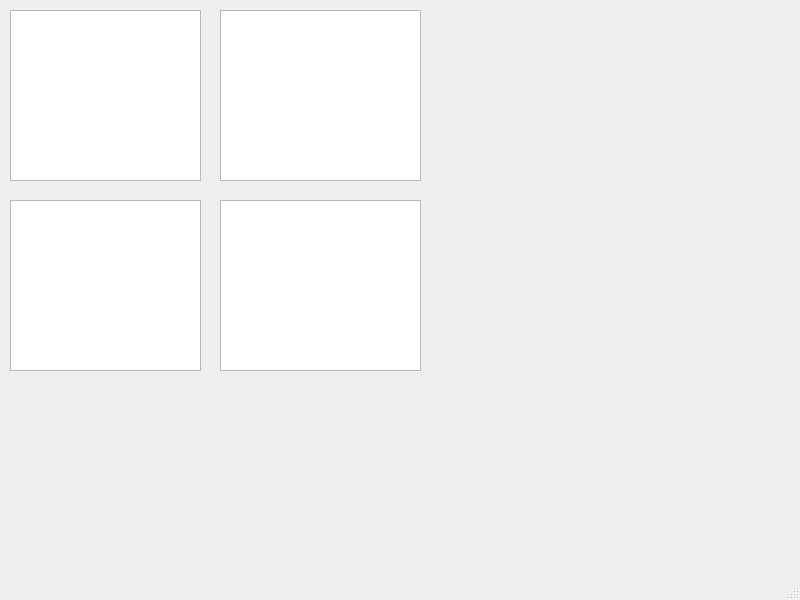
<?xml version="1.0" encoding="UTF-8"?>
<ui version="4.0">
 <class>MainWindow</class>
 <widget class="QMainWindow" name="MainWindow">
  <property name="geometry">
   <rect>
    <x>0</x>
    <y>0</y>
    <width>800</width>
    <height>600</height>
   </rect>
  </property>
  <property name="windowTitle">
   <string>MainWindow</string>
  </property>
  <widget class="QWidget" name="centralwidget">
   <widget class="QTableView" name="tableView">
    <property name="geometry">
     <rect>
      <x>10</x>
      <y>10</y>
      <width>191</width>
      <height>171</height>
     </rect>
    </property>
   </widget>
   <widget class="QListView" name="listView">
    <property name="geometry">
     <rect>
      <x>220</x>
      <y>10</y>
      <width>201</width>
      <height>171</height>
     </rect>
    </property>
    <property name="modelColumn">
     <number>0</number>
    </property>
    <property name="batchSize">
     <number>2</number>
    </property>
   </widget>
   <widget class="QTreeView" name="treeView">
    <property name="geometry">
     <rect>
      <x>10</x>
      <y>200</y>
      <width>191</width>
      <height>171</height>
     </rect>
    </property>
   </widget>
   <widget class="QColumnView" name="columnView">
    <property name="geometry">
     <rect>
      <x>220</x>
      <y>200</y>
      <width>201</width>
      <height>171</height>
     </rect>
    </property>
   </widget>
  </widget>
  <widget class="QMenuBar" name="menubar">
   <property name="geometry">
    <rect>
     <x>0</x>
     <y>0</y>
     <width>800</width>
     <height>21</height>
    </rect>
   </property>
  </widget>
  <widget class="QStatusBar" name="statusbar"/>
 </widget>
 <resources/>
 <connections/>
</ui>
